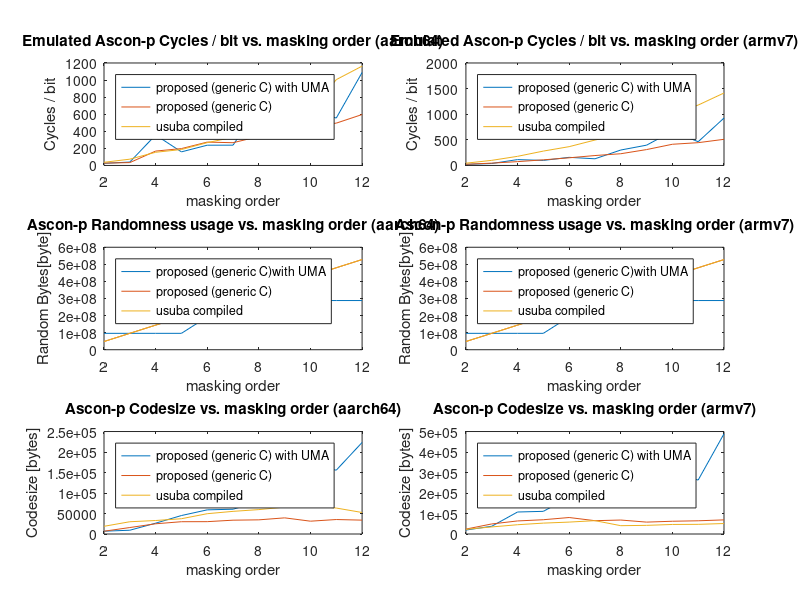

The MATLAB source for this figure:

load("benchmark_aarch64.mat")
ogc = gc; ogr = gr;
load("benchmark_aarch64_UMA.mat")

subplot(3,2,1)
plot(d, gc, d, ogc, d, uc)
title("Emulated Ascon-p Cycles / bit vs. masking order (aarch64)")
xlabel("masking order")
ylabel("Cycles / bit")
legend("proposed (generic C) with UMA", "proposed (generic C)", "usuba compiled", "Location", 'northwest')

subplot(3,2,3)
plot(d, gr, d, ogr, d, ur)
title("Ascon-p Randomness usage vs. masking order (aarch64)")
xlabel("masking order")
ylabel("Random Bytes[byte]")
legend("proposed (generic C)with UMA", "proposed (generic C)", "usuba compiled", "Location", 'northwest')

load("codesize_aarch64.mat")
ogc = gc;
load("codesize_aarch64_UMA.mat")
subplot(3,2,5)
plot(d, gc, d, ogc, d, uc)
title("Ascon-p Codesize vs. masking order (aarch64)")
xlabel("masking order")
ylabel("Codesize [bytes]")
legend("proposed (generic C) with UMA", "proposed (generic C)", "usuba compiled", "Location", 'northwest')


load("benchmark_armv7.mat")
ogc = gc; ogr = gr;

load("benchmark_armv7_UMA.mat")

subplot(3,2,2)
plot(d, gc, d, ogc, d, uc)
title("Emulated Ascon-p Cycles / bit vs. masking order (armv7)")
xlabel("masking order")
ylabel("Cycles / bit")
legend("proposed (generic C) with UMA", "proposed (generic C)", "usuba compiled", "Location", 'northwest')

subplot(3,2,4)
plot(d, gr, d, ogr, d, ur)
title("Ascon-p Randomness usage vs. masking order (armv7)")
xlabel("masking order")
ylabel("Random Bytes[byte]")
legend("proposed (generic C)with UMA", "proposed (generic C)", "usuba compiled", "Location", 'northwest')

load("codesize_armv7.mat")
ogc = gc;
load("codesize_armv7_UMA.mat")
subplot(3,2,6)
plot(d, gc, d, ogc, d, uc)
title("Ascon-p Codesize vs. masking order (armv7)")
xlabel("masking order")
ylabel("Codesize [bytes]")
legend("proposed (generic C) with UMA", "proposed (generic C)", "usuba compiled", "Location", 'northwest')


%%%%%%%%%%%%%%%%%%%%%%%%%%%%%%%%%%%%%%%%%%